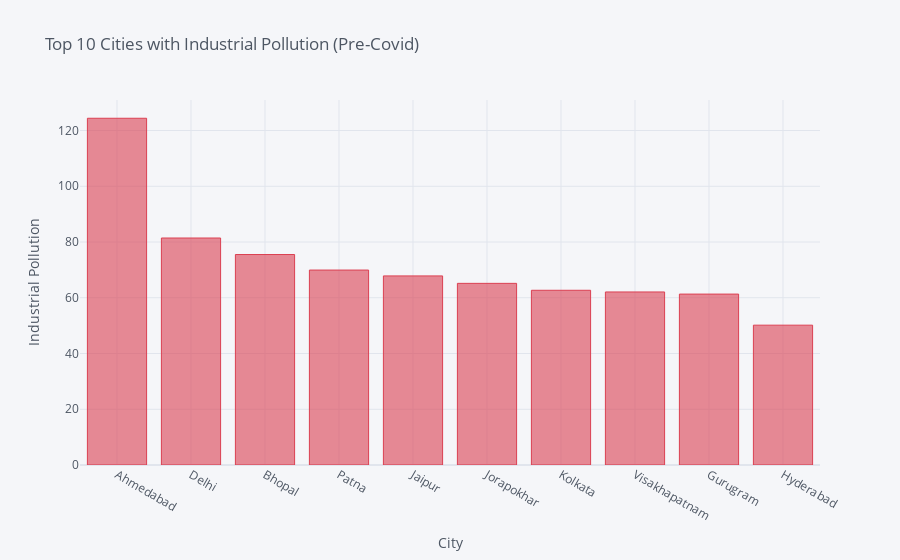

This figure's notebook cell:
### Markdown cell above
This graph depicts the connection between industrial pollution levels across different cities in India during the pre-COVID period from 2015 to 2019.The city present between the 0th to 1000th row (Ahmedabad) appears to have the highest median industrial pollution content. This can also be seen in the plot below.

### Code cell
#Max cities with industrial pollution

df_industrial = df.groupby('City')['Industrial_Pollution'].median().sort_values(ascending=False).head(10)
plot = df_industrial.iplot(kind='bar', xTitle='City', yTitle='Industrial Pollution', title='Top 10 Cities with Industrial Pollution (Pre-Covid)', color='red')
plot

### Figure 1 — Plotly figure (JSON) as saved in the notebook; plotly's stock layout.template omitted (floating-point values rounded to 4 significant figures)
{"data": [{"marker": {"color": "rgba(219, 64, 82, 0.6)", "line": {"color": "rgba(219, 64, 82, 1.0)", "width": 1}}, "name": "Industrial_Pollution", "orientation": "v", "text": "", "type": "bar", "x": ["Ahmedabad", "Delhi", "Bhopal", "Patna", "Jaipur", "Jorapokhar", "Kolkata", "Visakhapatnam", "Gurugram", "Hyderabad"], "y": [124.4, 81.44, 75.51, 69.94, 67.84, 65.17, 62.68, 62.08, 61.32, 50.16]}], "layout": {"legend": {"bgcolor": "#F5F6F9", "font": {"color": "#4D5663"}}, "paper_bgcolor": "#F5F6F9", "plot_bgcolor": "#F5F6F9", "title": {"font": {"color": "#4D5663"}, "text": "Top 10 Cities with Industrial Pollution (Pre-Covid)"}, "xaxis": {"gridcolor": "#E1E5ED", "showgrid": true, "tickfont": {"color": "#4D5663"}, "title": {"font": {"color": "#4D5663"}, "text": "City"}, "zerolinecolor": "#E1E5ED"}, "yaxis": {"gridcolor": "#E1E5ED", "showgrid": true, "tickfont": {"color": "#4D5663"}, "title": {"font": {"color": "#4D5663"}, "text": "Industrial Pollution"}, "zerolinecolor": "#E1E5ED"}}}
